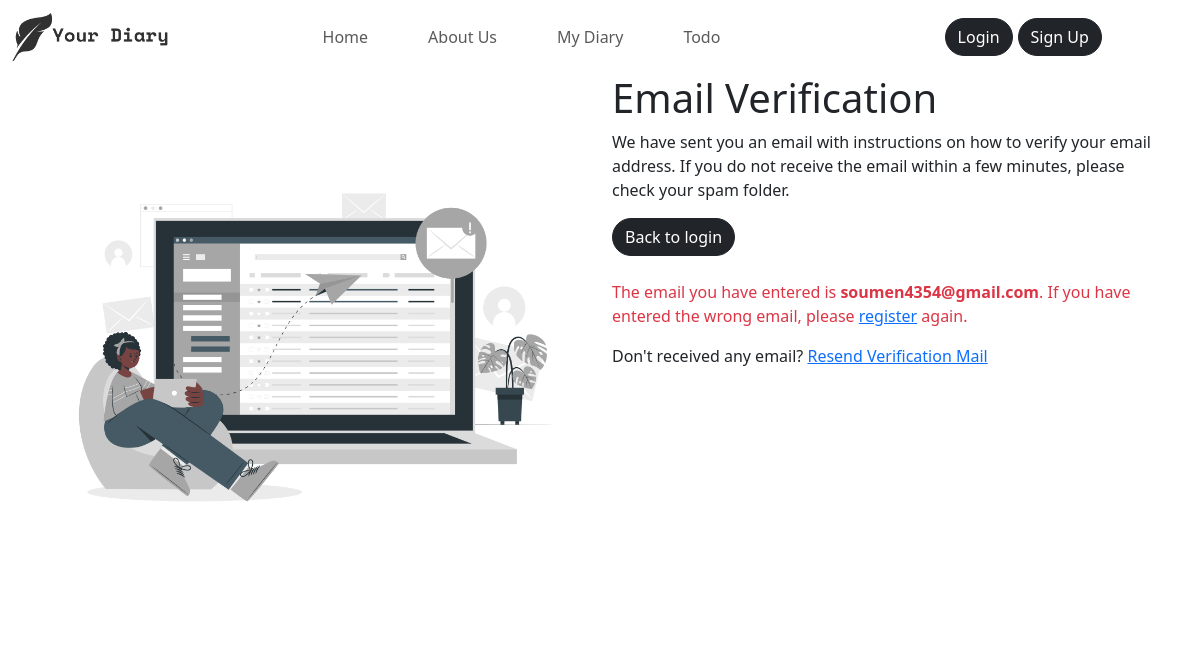
/verificatoin-msg/ (signed in), run on an earlier commit of the app's database.
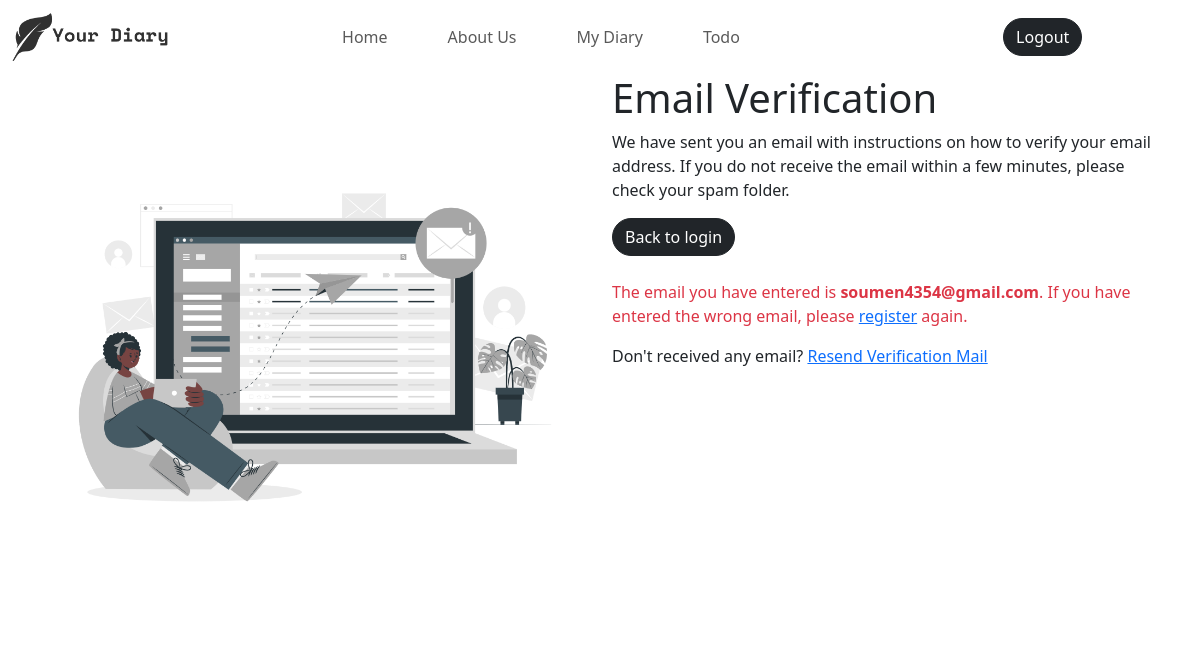
And on a later commit of the database.
### diary/views.py (the view)
# urls.py: path('verificatoin-msg/', views.verifiacation, name="verificationMsg")
def verifiacation(request):
	context = {}
	email = request.session['email']
	context['email'] = email
	return render(request, "emailVerification/verification_msg.html", context)

### diary/templates/emailVerification/verification_msg.html (shortened to what this page needs)
{% extends "base.html" %}
{% load static %}
{% block body %}
	<div class="container">
		<div class="row">
			<div class="col-sm-6">
				<img src="{% static 'media/email-send-msg.png' %}" alt="" class="img-fluid">
			</div>
			<div class="col-sm-6">
				<h1 class="heading">Email Verification</h1>
				<p>
					We have sent you an email with instructions on how to verify your email address.
					If you do not receive the email within a few minutes, please check your spam folder.
				</p>
				<a href="{% url 'login' %}" class="btn btn-dark">Back to login</a>
				<p class="text-danger mt-4">
					The email you have entered is <strong>{{email}}</strong>.
					If you have entered the wrong email, please <a href="{% url 'signup' %}">register</a> again.
				</p>
				<p class="fw-light">
					Don't received any email?
					<a href="{% url "request-new-link-from-email" %}" class="">Resend Verification Mail</a>
				</p>
			</div>
		</div>
	</div>
{% endblock body %}

What changed in the data, as far as the page shows it:
changed User "soumen4354@gmail.com": is_active False → True (drawn)
Also different on the page:
text no longer shown: "Login Sign Up"
text now shown: "Logout"
